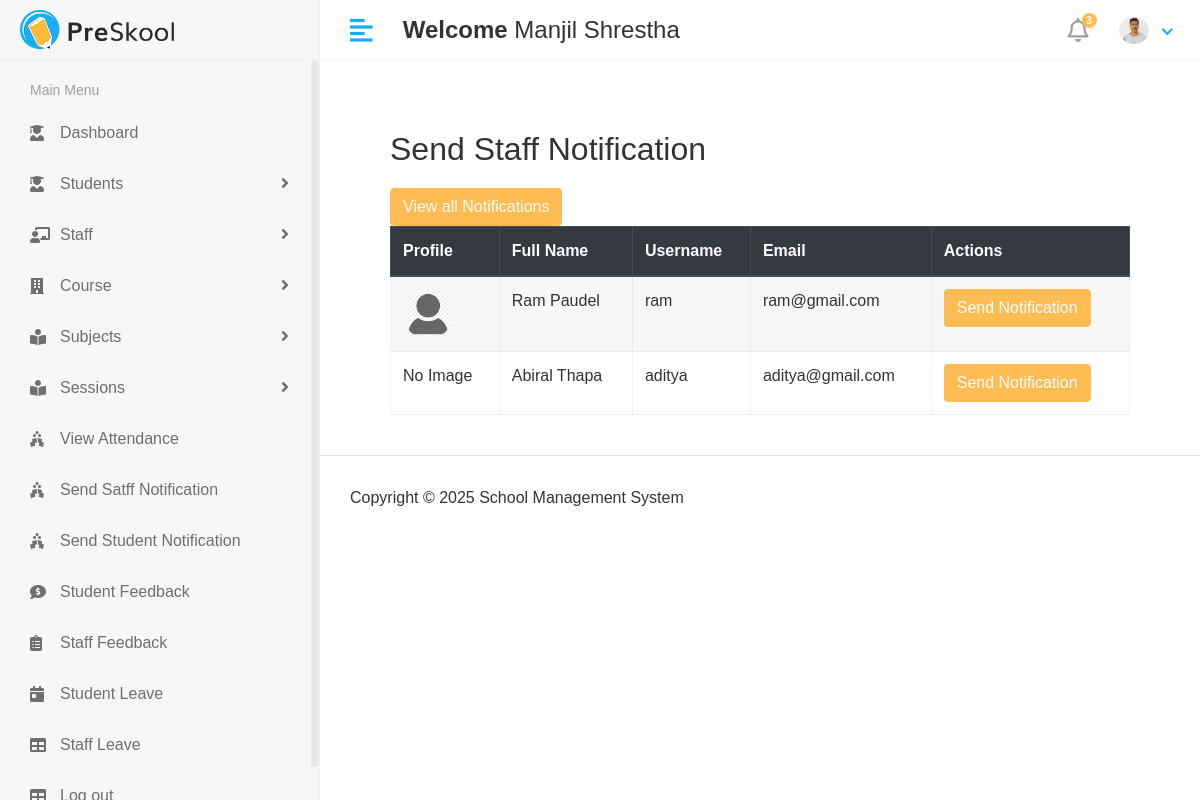
The page /Hod/Staff/send_notification (signed in) on the database its author committed.
### app/models.py (models this page shows, shortened)
class CustomUser(AbstractUser):
   USER= (
      (1,'hod'),
      (2,'staff'),
      (3,'student'),
    )
   user_type=models.CharField(choices=USER,max_length=50,default=1)
   profile_pic = models.ImageField(upload_to='media/profile_pics')

class staff(models.Model):
    admin = models.OneToOneField(CustomUser, on_delete=models.DO_NOTHING)
    address = models.TextField()
    gender = models.CharField(max_length=10)
    phone_number = models.TextField()
    created_at = models.DateField(auto_now_add=True)
    updated_at = models.DateField(auto_now=True)

### school_management_system/Hod_Views.py (the view)
# urls.py: path('Hod/Staff/send_notification',Hod_Views.send_staff_notification,name='send_staff_notification'),
@login_required(login_url='/')
def send_staff_notification(request):
    staff_members = staff.objects.all()
    see_notification = staff_notification.objects.all().order_by('-id')[0:5]
    context = {
        'staff_members': staff_members,
        'see_notification': see_notification,
    }
    return render(request, 'Hod/send_staff_notification.html',context)

### templates/Hod/send_staff_notification.html (shortened to what this page needs)
{% extends 'base.html' %}
{%load static%}
{% block content%}
<div class="container" style="padding: 40px; font-family: Arial, sans-serif;">
    <h2 style="color: #333; margin-bottom: 20px;">Send Staff Notification</h2>
    <button type="button" class="btn btn-primary" data-toggle="modal" data-target="#exampleModal">
     View all Notifications
    </button>
    <div class="table-responsive">
        <table id="studentTable" class="table table-striped table-bordered" style="width: 100%; background: #fff;">
            <thead class="thead-dark">
                <tr>
                    <th>Profile</th>
                    <th>Full Name</th>
                    <th>Username</th>
                    <th>Email</th>
                    <th>Actions</th>
                </tr>
            </thead>
            <tbody>
                {% for i in staff_members %}
                <tr>
                    <td>
                        {% if i.admin.profile_pic %}
                            <img src="{{ i.admin.profile_pic.url }}" width="50" height="50" class="rounded-circle">
                        {% else %}
                            No Image
                        {% endif %}
                    </td>
                    <td>{{ i.admin.first_name }} {{ i.admin.last_name }}</td>
                    <td>{{ i.admin.username }}</td>
                    <td>{{ i.admin.email }}</td>
                    <td>
                       <button type="button" class="btn btn-primary" data-toggle="modal" data-target="#send_staff_notification-{{forloop.counter}}">
                       Send Notification
                        </button>
                    </td>
                </tr>
                {% endfor %}
            </tbody>
        </table>
    </div>
</div>
{%endblock%}

### templates/includes/header.html (shortened to what this page needs)
{% load static %}
<div class="header">
            <div class="header-left">
               <a href="" class="logo">
               <img src="{% static 'assets/img/logo.png'%}" alt="Logo">
               </a>
            </div>
            <a href="javascript:void(0);" id="toggle_btn">
            <i class="fas fa-align-left"></i>
            </a>
            <div class="top-nav-search mt-3" >
               <h4><strong>Welcome</strong>&nbsp;<span>{{user.first_name}} {{user.last_name}}</span></h4>
            </div>
            <ul class="nav user-menu">
               <li class="nav-item dropdown noti-dropdown">
                  <a href="#" class="dropdown-toggle nav-link" data-toggle="dropdown">
                  <i class="far fa-bell"></i> <span class="badge badge-pill">3</span>
                  </a>
               </li>
               <li class="nav-item dropdown has-arrow">
                  <a href="#" class="dropdown-toggle nav-link" data-toggle="dropdown">
                    <span class="user-img">
                     {% if user.profile_pic and user.profile_pic.url %}
                        <span class="user-img">
                           <img class="rounded-circle" src="{{ user.profile_pic.url }}" width="30" alt="Profile">
                        </span>
                     {% else %}
                        <span class="user-img">
                           <img class="rounded-circle" src="{% static 'assets/img/noimg.png' %}" width="30" alt="Profile">
                           <span class="status online"></span>
                        </span>
                     {% endif %}
                                 </span>
                  </a>
               </li>
            </ul>
         </div>

### static/assets/css/style.css (style rules this page uses)
html { height: 100%; }
body { background-color: #fff; color: #333; font-family: 'Poppins', sans-serif; font-size: 1rem; height: 100%; line-height: 1.5; overflow-x: hidden; }
h1, h2, h3, h4, h5, h6 { font-family: 'Poppins', sans-serif; margin-top: 0; }
a { color: #009ce7; }
input, button, a { transition: all 0.4s ease; -moz-transition: all 0.4s ease; -o-transition: all 0.4s ease; -ms-transition: all 0.4s ease; -webkit-transition: all 0.4s ease; }
input, input:focus, button, button:focus { outline: none; }
ul, ol { padding: 0px; list-style: none; }
.table { color: #333; max-width: 100%; margin-bottom: 0; width: 100%; }
.table-striped > tbody > tr:nth-of-type(2n+1) { background-color: #f8f9fa; }
.table thead tr th { font-weight: 600; }
.table tbody tr { border-bottom: 1px solid rgba(0, 0, 0, 0.05); }
.table-striped thead tr { border-color: transparent; }
.table-striped tbody tr { border-color: transparent; }
.table-striped tbody tr:nth-of-type(even) { background-color: rgba(255, 255, 255, 0.3); }
.table-striped tbody tr:nth-of-type(odd) { background-color: rgba(235, 235, 235, 0.4); }
.table-bordered { border: 1px solid rgba(0, 0, 0, 0.05) !important; }
.table-bordered th, .table-bordered td { border-color: rgba(0, 0, 0, 0.05); }
.btn-primary { background-color: #FFBC53; border: 1px solid #FFBC53; }
.header { background-color: #fff; border-bottom: 1px solid #f3f3f4; left: 0; position: fixed; right: 0; top: 0; z-index: 1001; height: 60px; }
.header .header-left { float: left; height: 60px; padding: 0 20px; position: relative; width: 320px; z-index: 1; transition: all 0.2s ease-in-out; background-color: #f7f7fa; border-bottom: 1px solid #efefef; border-right: 1px solid #ececf5; display: flex; align-items: center; }
.header .header-left .logo { display: inline-block; line-height: 60px; }
.header .header-left .logo img { max-height: 40px; width: auto; }
.header .dropdown-toggle:after { display: none; }
.header .has-arrow .dropdown-toggle:after { border-top: 0; border-left: 0; border-bottom: 2px solid #18aefa; border-right: 2px solid #18aefa; content: ''; height: 8px; display: inline-block; pointer-events: none; -webkit-transform-origin: 66% 66%; -ms-transform-origin: 66% 66%; transform-origin: 66% 66%; -webkit-transform: rotate(45deg); -ms-transform: rotate(45deg); transform: rotate(45deg); -webkit-transition: all 0.15s ease-in-out; transition: all 0.15s ease-in-out; width: 8px; vertical-align: 0px; }
.user-menu { float: right; margin: 0; position: relative; z-index: 99; padding-right: 15px; }
.user-menu.nav > li > a { color: #a0a0a0; font-size: 14px; line-height: 58px; padding: 0 15px; height: 60px; }
.user-img { margin-right: 3px; position: relative; }
.top-nav-search { float: left; margin-left: 15px; }
.user-menu.nav > li > a .badge { background-color: #FFBC53; display: block; font-size: 10px; font-weight: bold; height: 15px; width: 15px; position: absolute; right: 7px; top: 13px; color: #fff; padding: 3px; }
.user-menu.nav > li > a > i { font-size: 1.5rem; line-height: 60px; }
@media (min-width: 992px) { #toggle_btn { align-items: center; color: #18aefa; display: inline-flex; float: left; font-size: 26px; height: 60px; justify-content: center; margin-left: 15px; padding: 0 15px; } }

### rows shown on the page
CustomUser: first_name "Manjil", last_name "Shrestha", profile_pic (picture)
staff: admin.profile_pic (placeholder picture), admin.first_name "Ram", admin.last_name "Paudel", admin.username "ram", admin.email "ram@gmail.com"
staff: shows "No Image", admin.first_name "Abiral", admin.last_name "Thapa", admin.username "aditya", admin.email "aditya@gmail.com"
